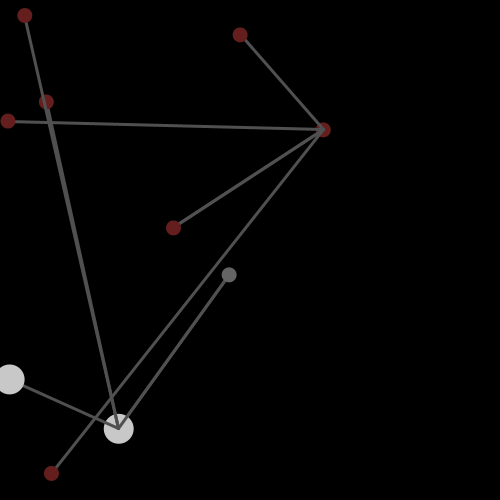
Frame 1 (no input)
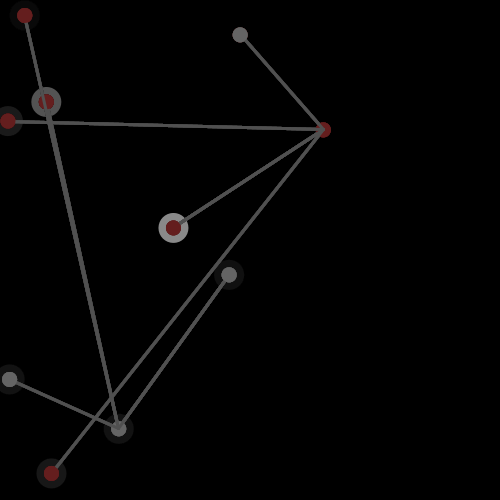
Frame 60 (the mouse pressed at the canvas centre just before this capture)
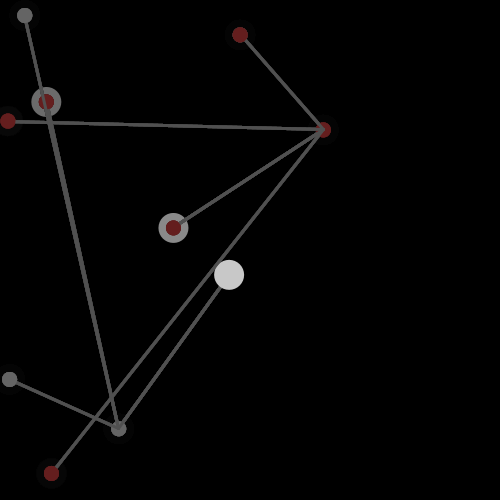
Frame 120 (the mouse held since frame 60 and released just before this capture)

The Processing sketch that drew these frames (run headless with seeded random() and noise(); from frame 60 on, the mouse is pressed at the canvas centre):

// Processing sketch: processing_85888
// ── processing_85888.pde

int POINTS = 10;
int MIN_PERIOD_THRSD = 30;
int MIN_PERIOD = 20;
int MAX_PERIOD = 80;
int CONVERGENCE_C= 4;


Applause[] apps = new Applause[POINTS];

void setup() {
  size(500, 500);
  background(0); 
  smooth();

  for (int i=0; i<apps.length; i++){
    apps[i] = new Applause(random(0, width), random(0, height), (int) random(MIN_PERIOD, MAX_PERIOD));
   println("app "+i+" "+apps[i].period); 
  }

}

void draw() {
  fill(0, 30);
  noStroke();
  rect(0, 0, width, height);

  for (int i=0; i<apps.length; i++) {

    //Loose sync if the sync drifts away
    if ((apps[i].engaging != null) &&
      (abs(apps[i].period-apps[i].engaging.period) > MIN_PERIOD_THRSD)) {
      apps[i].engaging = null;
    }

    //Check who to sync with
    if (apps[i].engaging == null) {
      for (int j=0; j<apps.length; j++) {
        if (i!= j) {
          if ( abs(apps[i].period-apps[j].period) < MIN_PERIOD_THRSD) {
            apps[i].engaging = apps[j];
            break;
          }
        }
      }
    }

    //If synching, synch
    if (apps[i].engaging != null) {
      apps[i].sync();
      stroke(80);
      strokeWeight(3);
      line(apps[i].x, apps[i].y, apps[i].engaging.x, apps[i].engaging.y);
    }
    apps[i].display();
  }
}


class Applause {
  float x, y;
  int period;
  int count;
  Applause engaging;

  Applause(float x, float y, int period) {
    this.x = x;
    this.y = y;
    this.period = period;
    count = 0;
  }

  void sync() {
    if (! synced()) {
      //When it hears a clap
      if (engaging.count == 0) {
        //Converge period
        period = period - ((period - engaging.period) /CONVERGENCE_C);
        //Sync the clap
        //count = count -((count-engaging.count) /CONVERGENCE_C);
        if (abs(period-engaging.period)<CONVERGENCE_C) {
          //Let's use exaclty the same freq.
          period = engaging.period;
          count = period-1;
          println("engaged at "+period);
        }
      }
    }
  }

  boolean synced() {
    if (engaging != null) {
      if (abs(period-engaging.period)==0)
        return true;
    }
    return false;
  }

  void display() {
    count ++;
    if (count >= period) {
      count = 0;
      noStroke();
      fill(200);
      ellipse(x, y, 30, 30);
    }
    else {
      noStroke();
      if ((engaging!= null) && !synced()) {
        fill(100, 30, 30);
      }
      else {
        fill(100);
      }
      ellipse(x, y, 15, 15);
    }
  }
}
